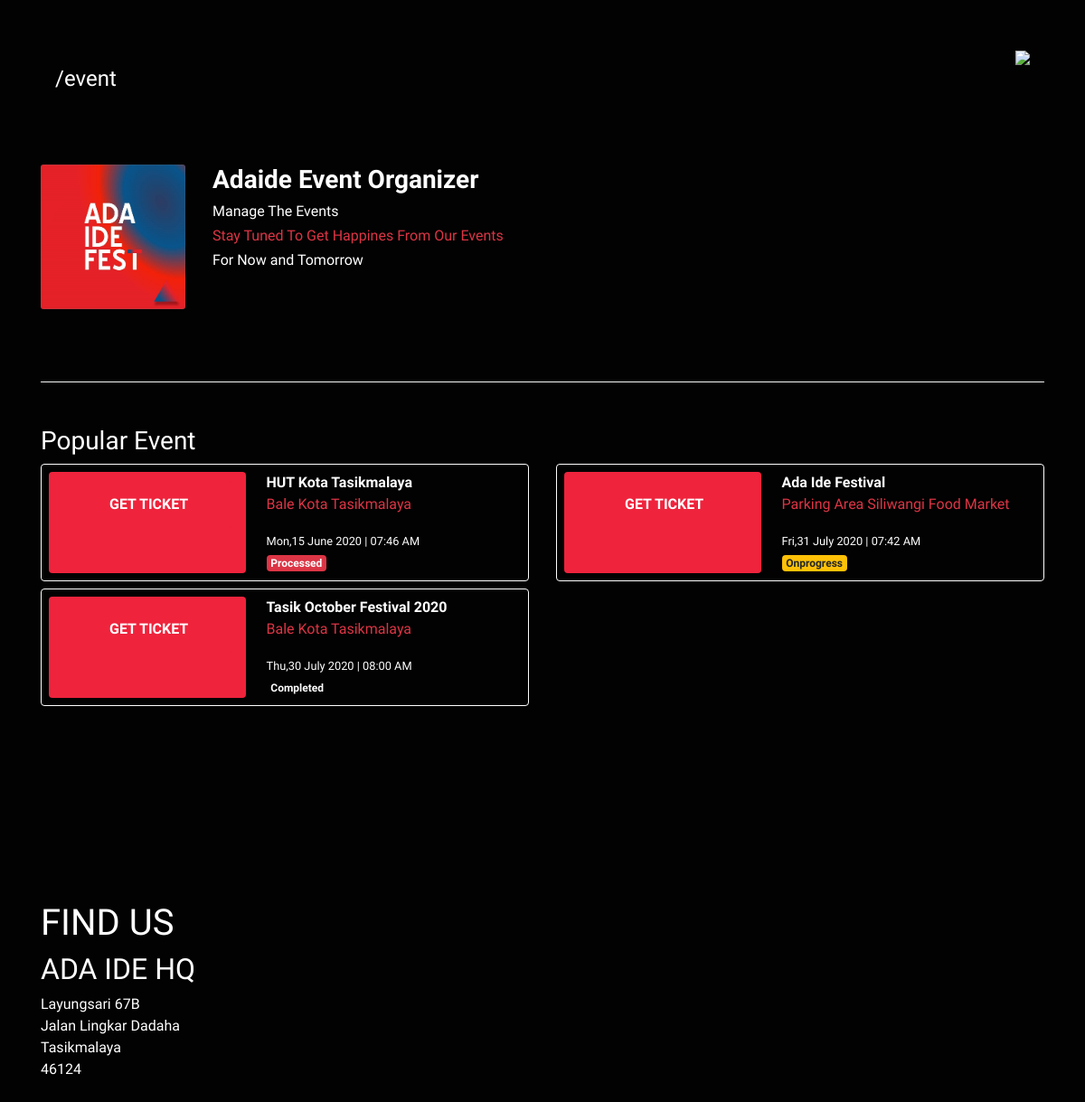
The page /index.php/event on the database as committed earlier.
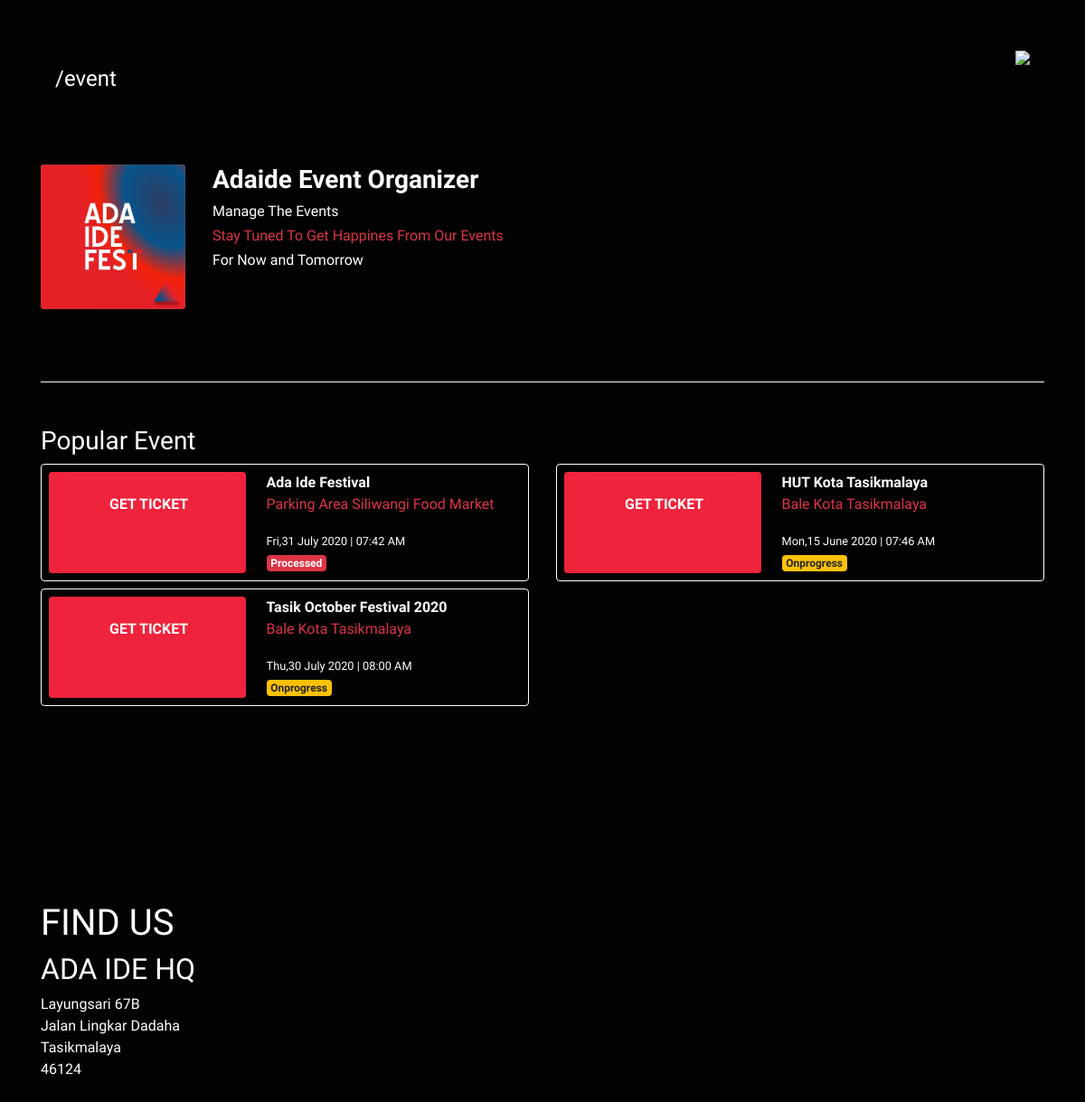
The same page on the database as committed later.
### tables this page shows
CREATE TABLE `tb_event` (
  `id_event` varchar(11) NOT NULL,
  `nama_event` varchar(30) DEFAULT NULL,
  `jenis_event` int(11) DEFAULT NULL,
  `tanggal_mulai` datetime DEFAULT NULL,
  `tanggal_selesai` datetime NOT NULL,
  `total_stok` int(11) DEFAULT NULL,
  `status_event` varchar(15) DEFAULT NULL,
  `banner` text DEFAULT NULL,
  `deskripsi` text DEFAULT NULL,
  `id_stage` int(11) NOT NULL
);

CREATE TABLE `tb_stage` (
  `id_stage` int(11) NOT NULL,
  `nama_stage` varchar(50) DEFAULT NULL,
  `alamat_stage` text DEFAULT NULL,
  `kota_stage` varchar(30) DEFAULT NULL,
  `geocode` text DEFAULT NULL
);

### application/controllers/Event.php (called while the page is built, shortened)
<?php
class Event extends CI_Controller
{
  public function index()
  {
    $data['events']=$this->events->viewPre();
    $data['title'] = "ADAIDE";
    $this->load->view('frontend/templates/auth_header',$data);
    $this->load->view('frontend/event/event');
    $this->load->view('frontend/templates/footer');
  }
}

### index.php (called while the page is built, shortened)
<?php
require_once BASEPATH.'core/CodeIgniter.php';

### application/models/Events_model.php (called while the page is built, shortened)
<?php
class Events_model extends CI_Model
{
    function viewPre(){
        $this->db->select('*');
        $this->db->from('tb_event e');
        $this->db->join('tb_stage s','s.id_stage=e.id_stage','left');
        $this->db->where('status_event !=',"Ongoing");
        $this->db->order_by('status_event','DESC');
        return $this->db->get()->result_array();
    }
}

### application/views/frontend/event/event.php (the view, shortened to what this page needs)
<body class="bg-black">
	<div class="container-xl py-5">
		<div class="nav navbar">
			<div class="justify-content-start">
				<h4 class="h4">/event</h4>
			</div>
			<div class="display-4 d-flex justify-content-end">
				<img src="<?= base_url('assets/frontend/')?>img/logo-putih.png" class="logo" id="logo-image" role="dialog" data-toggle="modal" data-target="#modalMenu">
			</div>
		</div>
		<header class="text-left pt-5">
			<div class="row">
				<div class="col-md-2 mb-3">
					<img src="<?= base_url('assets/frontend/')?>img/idefest.jpg" class="card-img">
				</div>
				<div class="col-md-7">
					<h3 class="h3 font-weight-bold">Adaide Event Organizer</h3>
					<h6 class="h6">Manage The Events</h6>
					<h6 class="h6 text-danger">Stay Tuned To Get Happines From Our Events</h6>
					<h6 class="h6">For Now and Tomorrow</h6>
				</div>
			</header>
		</div>
	<div class="container-xl">
		<hr class="border-light"></hr>
		<div class="row mt-5 h-100" id="ticket">
			<div class="col-md-12">
				<h3>Popular Event</h3>
				<div class="row">
				<?php foreach($events as $value){ ?>
					<div class="col-lg-6 col-md-6 mb-2">
						<div class="item-tiket">
							<div class="item-tiket_button col-sm-5">
								<form action="<?= base_url('ticket') ?>" method="post">
									<button class="btn btn-danger px-5 py-3 text-uppercase font-weight-bold" type="submit">
										<span class="text-center">Get Ticket</a></span>
									</button>
								</form>
							</div>
							<div class="item-tiket_event col-sm-7">
								<span class="font-weight-bold"><?= $value['nama_event'] ?></span><br>
								<p class="text-danger"><?= $value['nama_stage'] ?></p>
								<small><?= date("D,d F Y | h:i A",strtotime($value['tanggal_mulai'])); ?></small>
								<br>
								<span class="badge badge-<?php if($value['status_event']=='Onprogress'){ echo 'warning';}elseif($value['status_event']=='Processed'){ echo 'danger';} ?>"><?= $value['status_event'] ?></span><br>
							</div>
						</div>
					</div>
					<?php } ?>
				</div>
			</div>
		</div>
	</div>
	<section class="container-fluid mt-5">
		<div class="footer container-xl">
			<h1 class="display-5 text-uppercase">find us</h1>
			<h2 class="display-5 text-uppercase">ada ide HQ</h2>
			<p>Layungsari 67B <br>Jalan Lingkar Dadaha<br> Tasikmalaya<br>46124</p>
		</div>
	</section>

Rows that differ between the two databases and show on the page:
changed tb_event "Ada Ide Festival": status_event "Onprogress" → "Processed"; moves up the list
changed tb_event "HUT Kota Tasikmalaya": status_event "Processed" → "Onprogress"
changed tb_event "Tasik October Festival 2020": status_event "Completed" → "Onprogress"
